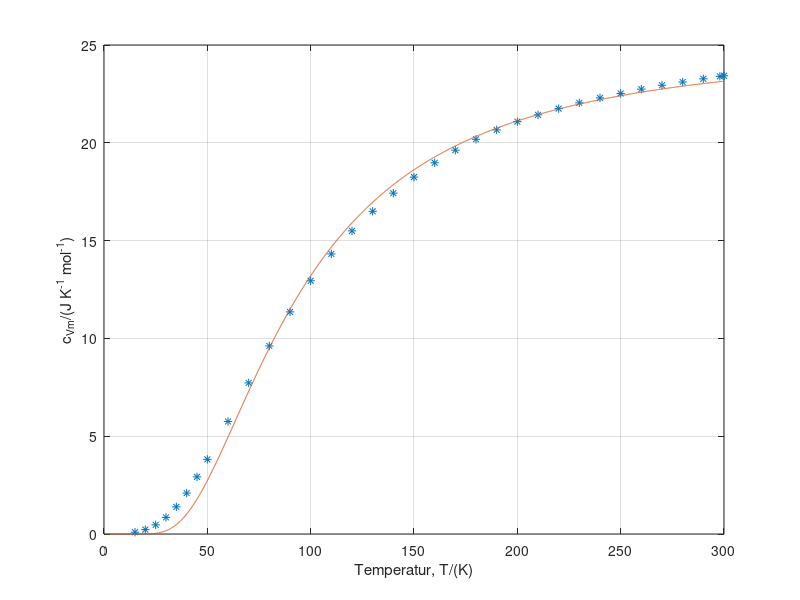

Here is the MATLAB script that generated this plot:
T = [15 20 25 30 35 40 45 50 60 70 80 90 100 110 120 130 140 150 160 170 180 190 200 210 220 230 240 250 260 270 280 290 298 300];
Cv = [0.022 0.054 0.112 0.203 0.332 0.5 0.698 0.912 1.375 1.846 2.298 2.714 3.094 3.422 3.704 3.943 4.165 4.361 4.536 4.69 4.823 4.938 5.039 5.122 5.198 5.268 5.329 5.383 5.436 5.483 5.523 5.562 5.592 5.599];

thetaE = 285;
Tkont = 0:0.1:300;
cVm = (3.*8.314.*(thetaE./Tkont).^2).*((exp(thetaE./Tkont))./(exp(thetaE./Tkont)-1).^2);

for i=1:length(Cv)
   Cv(i) = Cv(i)*4.184;
end

plot(T, Cv, '*', Tkont, cVm);
xlabel('Temperatur, T/(K)');
ylabel('c_{Vm}/(J K^{-1} mol^{-1})');
grid on;
